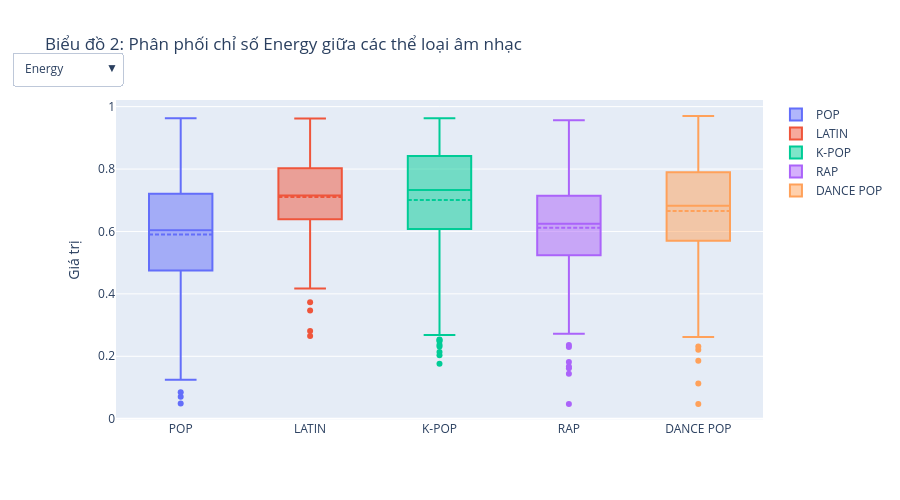

The code cell stored with this chart in its notebook:
### Markdown cell above
## Biểu đồ 2: Phân phối đặc trưng âm học giữa các thể loại nhạc

### Code cell
main_genres = ['pop', 'latin', 'k-pop', 'rap', 'dance pop']
df_genre_filtered = df_tracks[df_tracks['artist_genre'].isin(main_genres)]

fig7 = go.Figure()
box_metrics = ['energy', 'danceability', 'valence', 'tempo']
box_titles = ['Energy', 'Danceability', 'Valence', 'Tempo']

for metric in box_metrics:
    for genre in main_genres:
        data = df_genre_filtered[df_genre_filtered['artist_genre'] == genre][metric]
        fig7.add_trace(go.Box(
            y=data,
            name=genre.upper(),
            visible=(metric == 'energy'),
            boxmean=True
        ))

buttons7 = []
for i, (metric, name) in enumerate(zip(box_metrics, box_titles)):
    vis = [False] * (len(box_metrics) * len(main_genres))
    for j in range(len(main_genres)):
        vis[i * len(main_genres) + j] = True
    buttons7.append(dict(
        label=name,
        method='update',
        args=[{'visible': vis}, {'title': 'Biểu đồ 2: Phân phối chỉ số ' + name + ' giữa các thể loại âm nhạc'}]
    ))

fig7.update_layout(
    updatemenus=[dict(
        buttons=buttons7,
        direction='down',
        x=0.01,
        y=1.15,
        showactive=True
    )],
    title='Biểu đồ 2: Phân phối chỉ số Energy giữa các thể loại âm nhạc',
    yaxis_title='Giá trị',
    height=500
)
fig7.show()

### Figure 1 — Plotly figure (JSON) as saved in the notebook; plotly's stock layout.template omitted (floating-point values rounded to 4 significant figures; data arrays with more than 128 entries replaced by an {"elided": "..."} marker saying what was removed)
{"data": [{"boxmean": true, "name": "POP", "type": "box", "visible": true, "y": {"elided": "1138 float values"}}, {"boxmean": true, "name": "LATIN", "type": "box", "visible": true, "y": {"elided": "347 float values"}}, {"boxmean": true, "name": "K-POP", "type": "box", "visible": true, "y": {"elided": "504 float values"}}, {"boxmean": true, "name": "RAP", "type": "box", "visible": true, "y": {"elided": "481 float values"}}, {"boxmean": true, "name": "DANCE POP", "type": "box", "visible": true, "y": {"elided": "438 float values"}}, {"boxmean": true, "name": "POP", "type": "box", "visible": false, "y": {"elided": "1138 float values"}}, {"boxmean": true, "name": "LATIN", "type": "box", "visible": false, "y": {"elided": "347 float values"}}, {"boxmean": true, "name": "K-POP", "type": "box", "visible": false, "y": {"elided": "504 float values"}}, {"boxmean": true, "name": "RAP", "type": "box", "visible": false, "y": {"elided": "481 float values"}}, {"boxmean": true, "name": "DANCE POP", "type": "box", "visible": false, "y": {"elided": "438 float values"}}, {"boxmean": true, "name": "POP", "type": "box", "visible": false, "y": {"elided": "1138 float values"}}, {"boxmean": true, "name": "LATIN", "type": "box", "visible": false, "y": {"elided": "347 float values"}}, {"boxmean": true, "name": "K-POP", "type": "box", "visible": false, "y": {"elided": "504 float values"}}, {"boxmean": true, "name": "RAP", "type": "box", "visible": false, "y": {"elided": "481 float values"}}, {"boxmean": true, "name": "DANCE POP", "type": "box", "visible": false, "y": {"elided": "438 float values"}}, {"boxmean": true, "name": "POP", "type": "box", "visible": false, "y": {"elided": "1138 float values"}}, {"boxmean": true, "name": "LATIN", "type": "box", "visible": false, "y": {"elided": "347 float values"}}, {"boxmean": true, "name": "K-POP", "type": "box", "visible": false, "y": {"elided": "504 float values"}}, {"boxmean": true, "name": "RAP", "type": "box", "visible": false, "y": {"elided": "481 float values"}}, {"boxmean": true, "name": "DANCE POP", "type": "box", "visible": false, "y": {"elided": "438 float values"}}], "layout": {"height": 500, "title": {"text": "Biểu đồ 2: Phân phối chỉ số Energy giữa các thể loại âm nhạc"}, "updatemenus": [{"buttons": [{"args": [{"visible": [true, true, true, true, true, false, false, false, false, false, false, false, false, false, false, false, false, false, false, false]}, {"title": "Biểu đồ 2: Phân phối chỉ số Energy giữa các thể loại âm nhạc"}], "label": "Energy", "method": "update"}, {"args": [{"visible": [false, false, false, false, false, true, true, true, true, true, false, false, false, false, false, false, false, false, false, false]}, {"title": "Biểu đồ 2: Phân phối chỉ số Danceability giữa các thể loại âm nhạc"}], "label": "Danceability", "method": "update"}, {"args": [{"visible": [false, false, false, false, false, false, false, false, false, false, true, true, true, true, true, false, false, false, false, false]}, {"title": "Biểu đồ 2: Phân phối chỉ số Valence giữa các thể loại âm nhạc"}], "label": "Valence", "method": "update"}, {"args": [{"visible": [false, false, false, false, false, false, false, false, false, false, false, false, false, false, false, true, true, true, true, true]}, {"title": "Biểu đồ 2: Phân phối chỉ số Tempo giữa các thể loại âm nhạc"}], "label": "Tempo", "method": "update"}], "direction": "down", "showactive": true, "x": 0.01, "y": 1.15}], "yaxis": {"title": {"text": "Giá trị"}}}}
